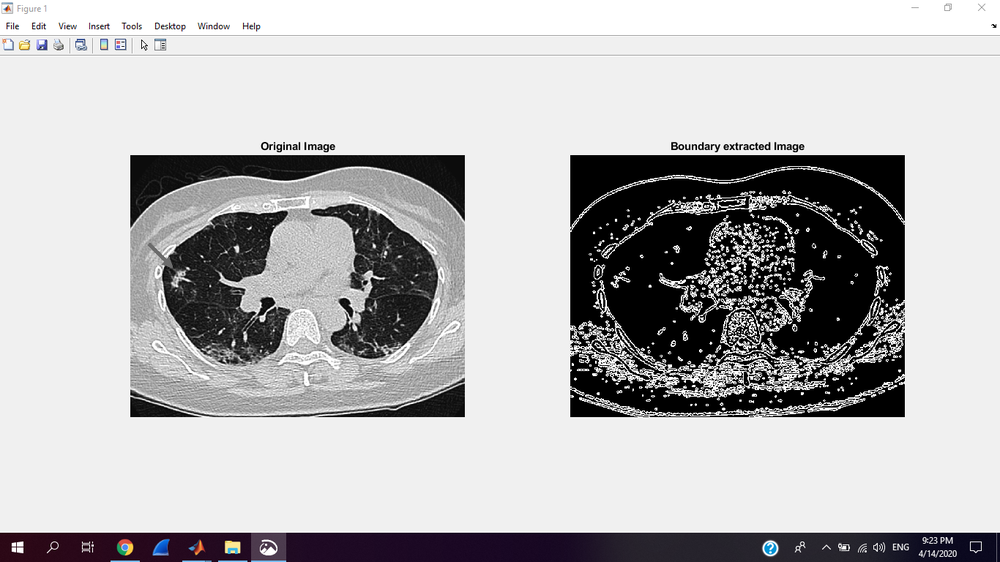
%> input picture Mask With Edge For Lung/1.png, 1000 x 562 px, shrunk from 1366 x 768 before the run
$ octave Mask.m   (GNU Octave 9; MATLAB toolbox functions it lacks are replaced by stand-ins)
%> lines starting %> are read from the running program, lines starting %| are printed output that depends on the picture; in (x1, y1, x2, y2) boxes, pixels count from 0 and x2, y2 are one past the last pixel; in counts of white or black regions, pixels touching at a corner belong together; the program's own positions count from 1
image=imread('1.png');
%> image is the input picture: size 562x1000x3 uint8; mean R, G, B 182, 181.3, 182.3

im = im2single(image);

XY = im(:,:,2);
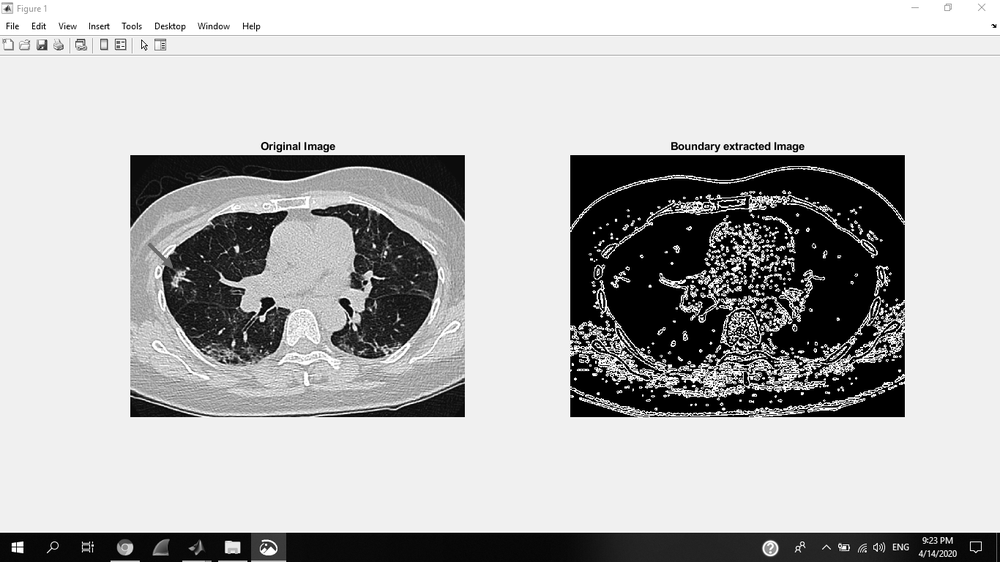
%> XY: size 562x1000 single; min 0, max 1, mean 0.711
XZ = squeeze(im(3,:,:));
%> XZ = 1000 rows, first 12: [1 1 1; 0.894 0.91 0.922; 0.722 0.776 0.827; 0.729 0.788 0.839; 0.722 0.78 0.831; 0.714 0.776 0.827; 0.71 0.773 0.827; 0.706 0.769 0.827; 0.702 0.765 0.824; 0.698 0.761 0.824; 0.694 0.761 0.824; 0.675 0.749 0.812]

figure
imshow(XY,[],'Border','tight');
imshow(XZ,[],'Border','tight');
BW = XY > 5.098000e-01;
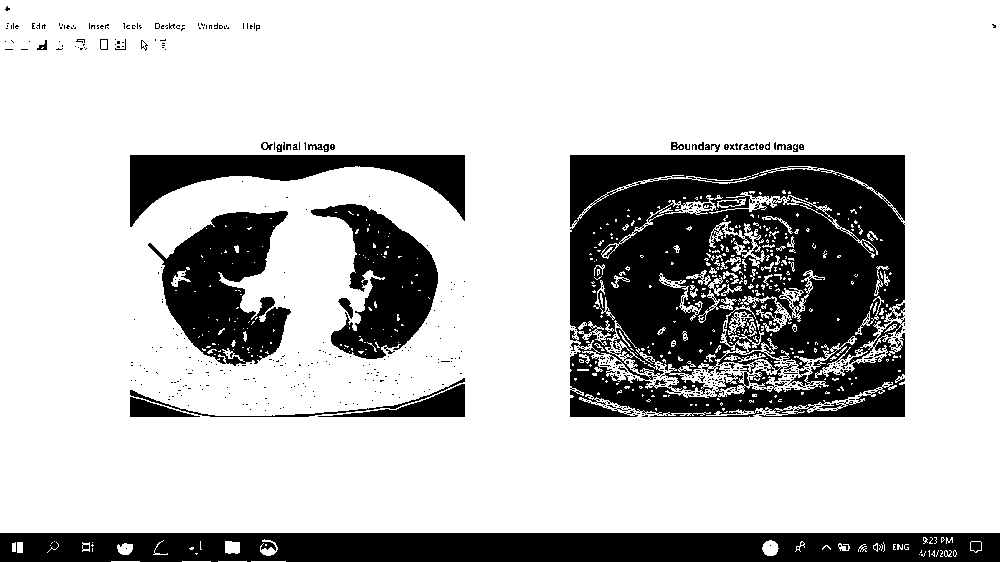
%> BW: size 562x1000 logical; 75.9% white; 586 black regions (550 under 20 px), largest, box (x1, y1, x2, y2) and area: (570, 155, 905, 417) 70387, (0, 533, 1000, 562) 27511, (148, 211, 291, 366) 12412
BW = imcomplement(BW);
BW = imclearborder(BW);
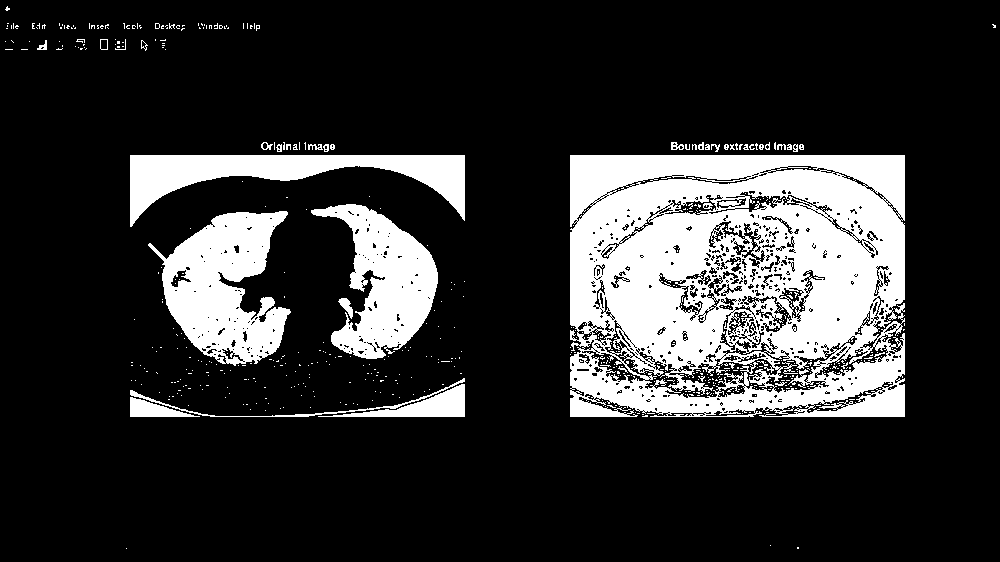
%> BW: size 562x1000 logical; 19.2% white; 585 white regions (550 under 20 px), largest, box (x1, y1, x2, y2) and area: (570, 155, 905, 417) 70387, (148, 211, 291, 366) 12412, (311, 204, 438, 359) 9905
BW = imfill(BW, 'holes');
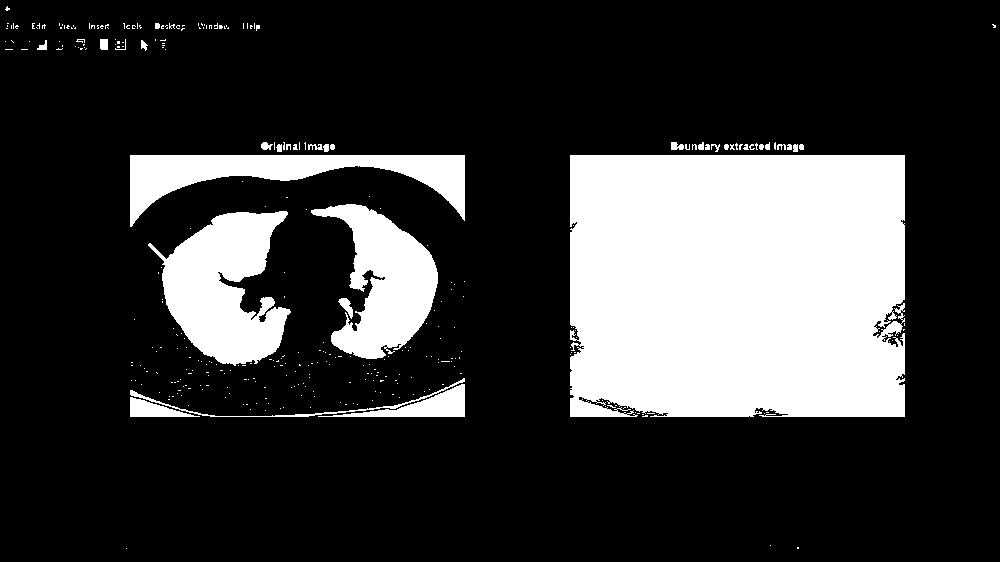
%> BW: size 562x1000 logical; 22.1% white; 336 white regions (303 under 20 px), largest, box (x1, y1, x2, y2) and area: (570, 155, 905, 417) 86527, (148, 211, 291, 366) 12947, (311, 204, 438, 359) 10149
radius = 3;
decomposition = 0;
se = strel('disk',radius,decomposition);
BW = imerode(BW, se);
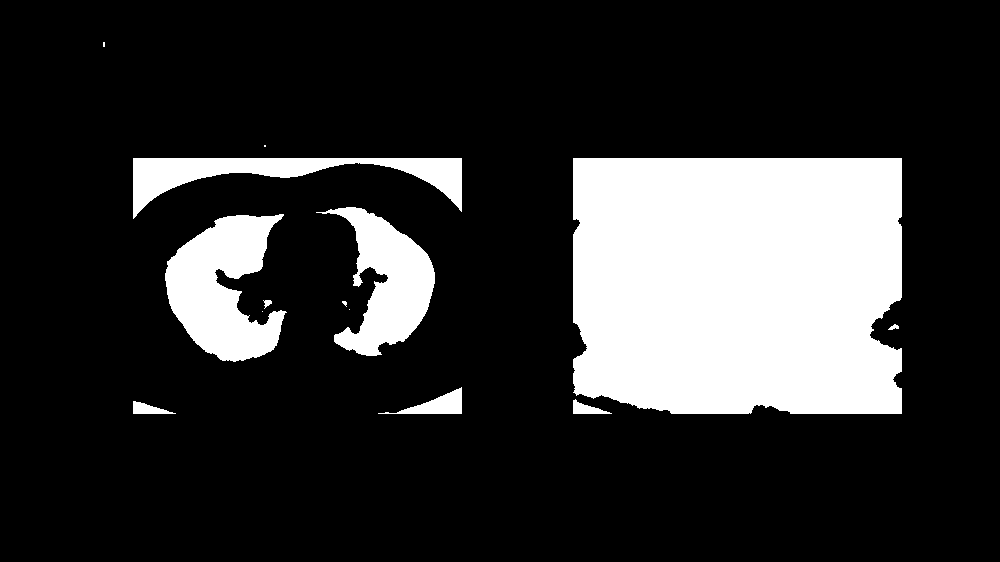
%> BW: size 562x1000 logical; 19.4% white; 14 white regions (5 under 20 px), largest, box (x1, y1, x2, y2) and area: (573, 158, 902, 414) 81338, (165, 214, 287, 362) 10867, (316, 207, 435, 356) 8274
maskedImageXY = XY;
maskedImageXY(~BW) = 0;
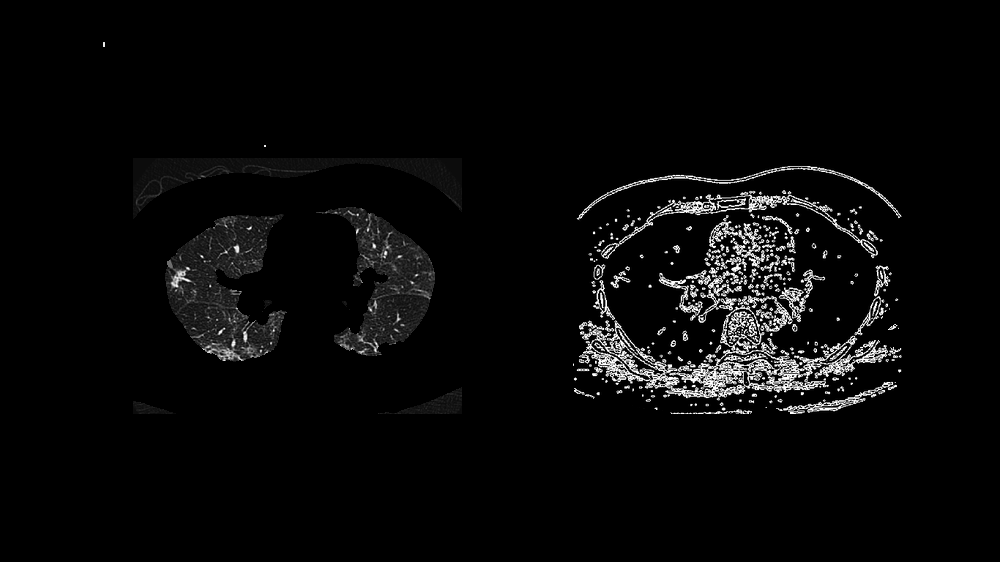
%> maskedImageXY: size 562x1000 single; min 0, max 1, mean 0.0335
imshow(maskedImageXY)

$ run again, with Mask With Edge For Lung/10.png copied over Mask With Edge For Lung/1.png
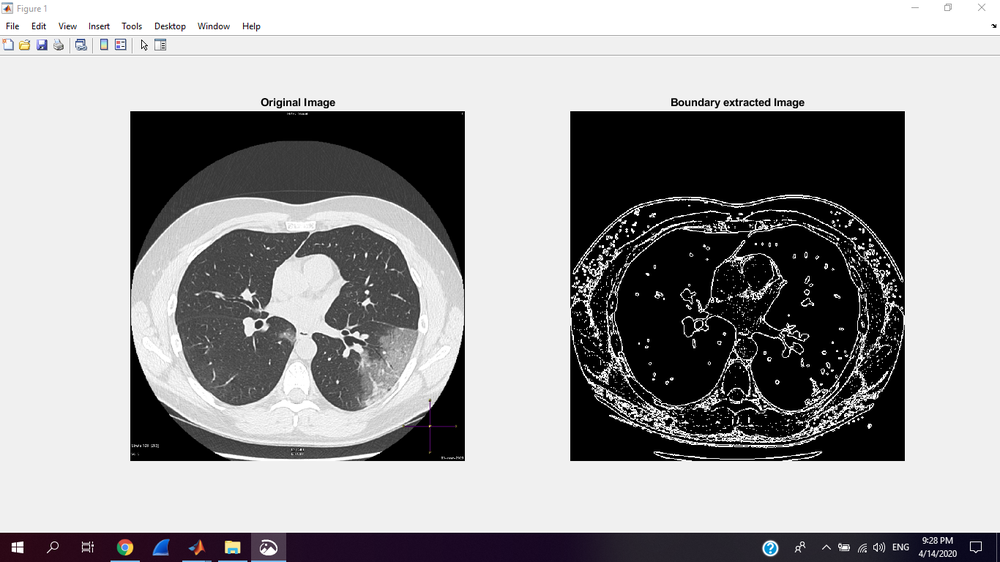
%> input picture Mask With Edge For Lung/10.png, 1000 x 562 px, shrunk from 1366 x 768 before the run
%> image is the input picture: size 562x1000x3 uint8; mean R, G, B 158.5, 157.8, 158.8
%> XZ = 1000 rows, first 12: [1 1 1; 0.894 0.91 0.922; 0.722 0.776 0.827; 0.729 0.788 0.839; 0.722 0.78 0.831; 0.714 0.776 0.827; 0.71 0.773 0.827; 0.706 0.769 0.827; 0.702 0.765 0.824; 0.698 0.761 0.824; 0.694 0.761 0.824; 0.675 0.749 0.812]
%> `BW = XY > 5.098000e-01;`:
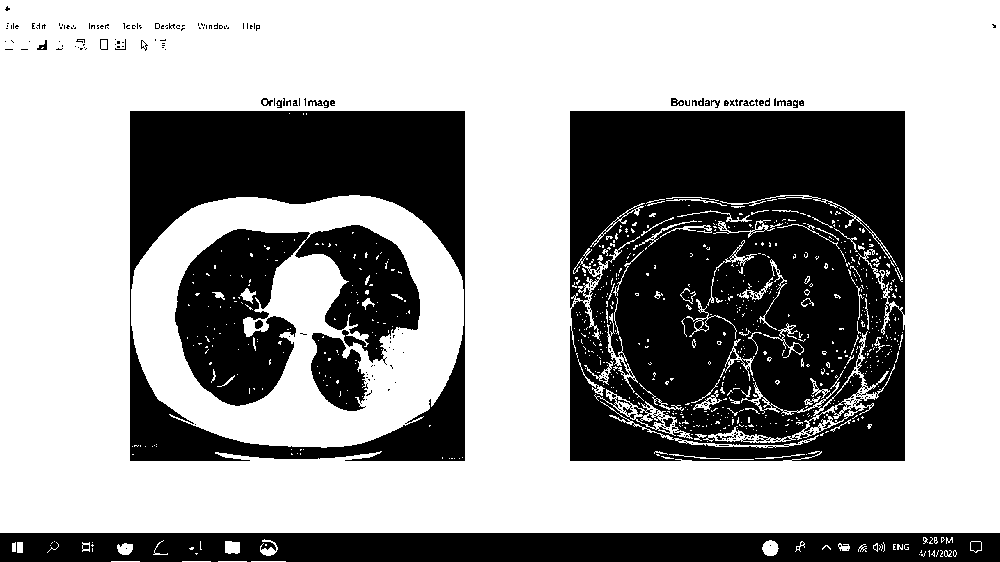
%> BW: size 562x1000 logical; 63.1% white; 228 black regions (197 under 20 px), largest, box (x1, y1, x2, y2) and area: (570, 111, 905, 461) 105295, (130, 111, 465, 461) 46505, (0, 533, 1000, 562) 27494
%> `maskedImageXY(~BW) = 0;`:
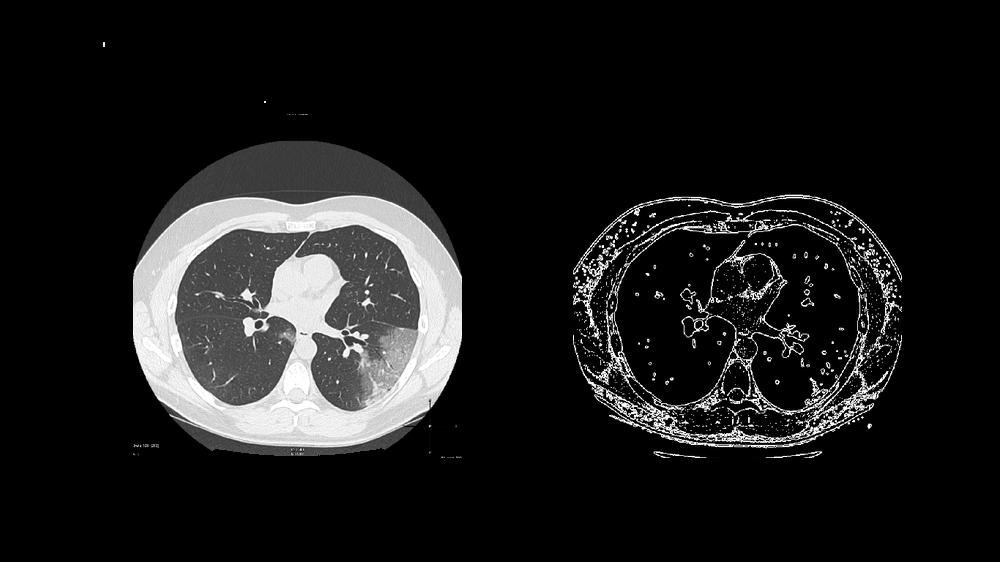
%> maskedImageXY: size 562x1000 single; min 0, max 1, mean 0.11
